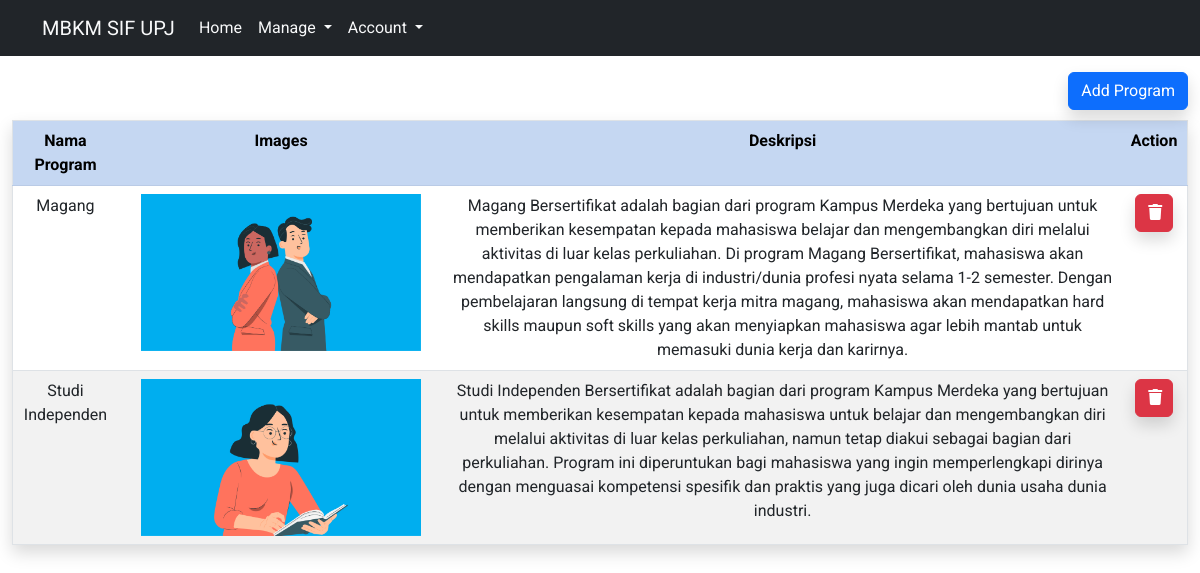
The page /login/manage-program/index.php (signed in) on the database its author committed.
### tables this page shows
CREATE TABLE `program` (
  `id` int(11) NOT NULL,
  `nama_program` varchar(40) NOT NULL,
  `images` varchar(50) NOT NULL,
  `deskripsi` text NOT NULL
);

### login/manage-program/index.php (the view, shortened to what this page needs)
<!DOCTYPE html>
<html lang="en">
<head>
    <link href="https://cdn.jsdelivr.net/npm/bootstrap@5.2.2/dist/css/bootstrap.min.css" rel="stylesheet">
    <link rel="stylesheet" href="https://cdnjs.cloudflare.com/ajax/libs/font-awesome/5.10.2/css/all.css" />
    <link rel="stylesheet" href="../style/style.css" />
</head>
</head>
<body>
    <?php
    include("../koneksi.php");
    $result = mysqli_query($koneksi, "SELECT * FROM program ORDER BY id ASC");
    ?>
    <?php include("../partials/navbar.php"); ?>
    <div class="container-fluid mt-3">
        <a href="add.php">
            <button type="button" class="btn btn-primary shadow float-end">Add Program</button>
        </a>
        <br>
        <br>
        <table class="table table-striped text-center shadow" border=1>
            <tr class="table-primary">
                <th>Nama Program</th>
                <th>Images</th>
                <th>Deskripsi</th>
                <th>Action</th>
            </tr>
            <?php
            while ($user_data = mysqli_fetch_array($result)) {
                echo "<tr>";
                echo "<td>" . $user_data['nama_program'] . "</td>";
                echo "<td><img src='../img/program/" . $user_data['images'] . "' alt='Gambar Program' width='90%' height='auto'></td>";
                echo "<td>" . $user_data['deskripsi'] . "</td>";
                echo "<td>
                        <a href='delete.php?id=$user_data[id]'>
                            <button type='button' class='btn btn-danger shadow w-75'><i class='fas fa-trash'></i></button>
                        </a>
                    </td>
                    </tr>";
            }
            ?>
        </table>
    </div>
</body>
</html>

### login/partials/navbar.php (shortened to what this page needs)
<?php
if ($_SESSION['level'] == "lecturer") {
    echo '<nav class="navbar navbar-expand-lg bg-dark">
            <div class="container">
                <a class="navbar-brand text-light" href="#">MBKM SIF UPJ</a>
                <button class="navbar-toggler text-light" type="button" data-bs-toggle="collapse" data-bs-target="#navbarNavDropdown" aria-controls="navbarNavDropdown" aria-expanded="false" aria-label="Toggle navigation">
                    <span class="navbar-toggler-icon text-light"></span>
                </button>
                <div class="collapse navbar-collapse" id="navbarNavDropdown">
                    <ul class="navbar-nav ">
                        <li class="nav-item ">
                            <a class="nav-link active text-light" aria-current="page" href="../lecturer/index.php">Home</a>
                        </li>
                        <li class="nav-item dropdown">
                            <a class="nav-link dropdown-toggle text-light float-end" href="#" role="button" data-bs-toggle="dropdown" aria-expanded="false">
                            Manage
                            </a>
                            <ul class="dropdown-menu">
                                <li><a class="dropdown-item" href="../manage-pendaftar/index.php">Manage Pendaftar</a></li>
                                <li><a class="dropdown-item" href="../manage-program/index.php">Manage Program</a></li>
                                <li><a class="dropdown-item" href="../manage-testimoni/index.php">Manage Testimoni</a></li>
                            </ul>
                        </li>
                        <li class="nav-item dropdown">
                            <a class="nav-link dropdown-toggle text-light float-end" href="#" role="button" data-bs-toggle="dropdown" aria-expanded="false">
                                Account
                            </a>
                            <ul class="dropdown-menu">
                                <li><a class="dropdown-item " href="#">Change Password</a></li>
                                <li><a class="dropdown-item " href="../logout.php">Log Out</a></li>
                            </ul>
                        </li>
                    </ul>
                </div>
            </div>
        </nav>';
} elseif ($_SESSION['level'] == "admin") {
    echo '<nav class="navbar navbar-expand-lg bg-dark">
            <div class="container">
                <a class="navbar-brand text-light" href="#">MBKM SIF UPJ</a>
                <button class="navbar-toggler text-light" type="button" data-bs-toggle="collapse" data-bs-target="#navbarNavDropdown" aria-controls="navbarNavDropdown" aria-expanded="false" aria-label="Toggle navigation">
                <span class="navbar-toggler-icon text-light"></span>
                </button>
                <div class="collapse navbar-collapse" id="navbarNavDropdown">
                    <ul class="navbar-nav ">
                        <li class="nav-item ">
                            <a class="nav-link active text-light" aria-current="page" href="../admin/index.php">Home</a>
                        </li>
                        <li class="nav-item dropdown">
                            <a class="nav-link dropdown-toggle text-light float-end" href="#" role="button" data-bs-toggle="dropdown" aria-expanded="false">
                            Manage
                            </a>
                            <ul class="dropdown-menu">
                                <li><a class="dropdown-item" href="../manage-user/index.php">Manage User</a></li>
                                <li><a class="dropdown-item" href="../manage-program/index.php">Manage Program</a></li>
                                <li><a class="dropdown-item" href="../manage-testimoni/index.php">Manage Testimoni</a></li>
                            </ul>
                        </li>
                        <li class="nav-item dropdown">
                            <a class="nav-link dropdown-toggle text-light float-end" href="#" role="button" data-bs-toggle="dropdown" aria-expanded="false">
                            Account
                            </a>
                            <ul class="dropdown-menu">
                                <li><a class="dropdown-item " href="#">Change Password</a></li>
                                <li><a class="dropdown-item " href="../logout.php">Log Out</a></li>
                            </ul>
                        </li>
                    </ul>
                </div>
            </div>
        </nav>';
}

### login/style/style.css (style rules this page uses)
body { font-family: 'Roboto', sans-serif; }
* { margin: 0; padding: 0; }
i { margin-right: 10px; }

### rows shown on the page
program: nama_program "Magang", images (picture), deskripsi "Magang Bersertifikat adalah bagian dari program Kampus Merdeka yang bertujuan untuk memberikan kesempatan kepada mahasiswa belajar dan mengembangkan diri melalui aktivitas di luar kelas perkuliahan. Di program Magang Bersertifikat, mahasiswa akan mendapatkan pengalaman kerja di industri/dunia profesi nyata selama 1-2 semester. Dengan pembelajaran langsung di tempat kerja mitra magang, mahasiswa akan mendapatkan hard skills maupun soft skills yang akan menyiapkan mahasiswa agar lebih mantab untuk memasuki dunia kerja dan karirnya."
program: nama_program "Studi Independen", images (picture), deskripsi "Studi Independen Bersertifikat adalah bagian dari program Kampus Merdeka yang bertujuan untuk memberikan kesempatan kepada mahasiswa untuk belajar dan mengembangkan diri melalui aktivitas di luar kelas perkuliahan, namun tetap diakui sebagai bagian dari perkuliahan. Program ini diperuntukan bagi mahasiswa yang ingin memperlengkapi dirinya dengan menguasai kompetensi spesifik dan praktis yang juga dicari oleh dunia usaha dunia industri."
